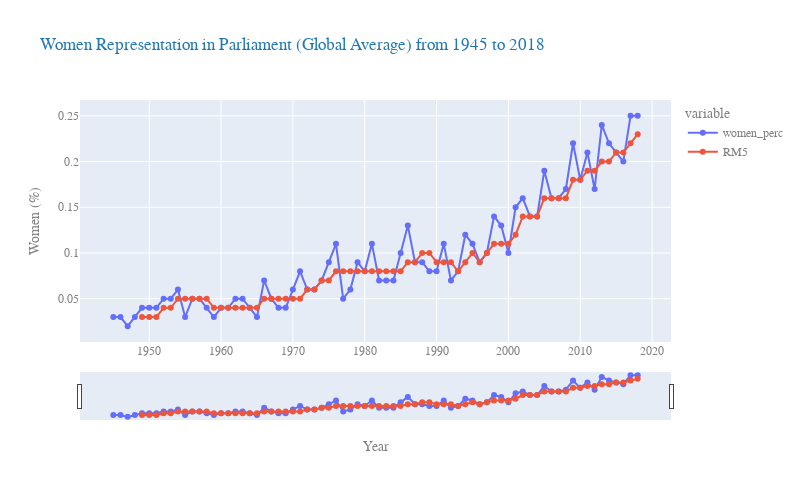

This figure's notebook cell:
### Markdown cell above
### Yearly Global Average (1945 - 2018)

### Code cell
# read data
df_avg_year = pd.read_csv('./data/avg_yearly.csv')

# plotly line plot
fig = px.line(df_avg_year, x='year', y=['women_perc','RM5'],
            title='Women Representation in Parliament (Global Average) from 1945 to 2018',
            markers=True,
            labels=dict(year='Year', women_perc='Participation (%)')
            )
fig.update_yaxes(title_text='Women (%)')
fig.update_layout(
        font_family="Courier New",
        font_color="grey",
        title_font_family="Courier New",
        title_font_color="#1f77b4",
        legend_title_font_color="grey",
        autosize=False,
        width=800,
        height=500
    )
fig.update_xaxes(nticks=10)
fig.update_xaxes(rangeslider_visible=True)

fig.show()

### Figure 1 — Plotly figure (JSON) as saved in the notebook; plotly's stock layout.template omitted (floating-point values rounded to 4 significant figures)
{"data": [{"hovertemplate": "variable=women_perc<br>Year=%{x}<br>value=%{y}<extra></extra>", "legendgroup": "women_perc", "line": {"color": "#636efa", "dash": "solid"}, "marker": {"symbol": "circle"}, "mode": "lines+markers", "name": "women_perc", "orientation": "v", "showlegend": true, "type": "scatter", "x": [1945, 1946, 1947, 1948, 1949, 1950, 1951, 1952, 1953, 1954, 1955, 1956, 1957, 1958, 1959, 1960, 1961, 1962, 1963, 1964, 1965, 1966, 1967, 1968, 1969, 1970, 1971, 1972, 1973, 1974, 1975, 1976, 1977, 1978, 1979, 1980, 1981, 1982, 1983, 1984, 1985, 1986, 1987, 1988, 1989, 1990, 1991, 1992, 1993, 1994, 1995, 1996, 1997, 1998, 1999, 2000, 2001, 2002, 2003, 2004, 2005, 2006, 2007, 2008, 2009, 2010, 2011, 2012, 2013, 2014, 2015, 2016, 2017, 2018], "xaxis": "x", "y": [0.03, 0.03, 0.02, 0.03, 0.04, 0.04, 0.04, 0.05, 0.05, 0.06, 0.03, 0.05, 0.05, 0.04, 0.03, 0.04, 0.04, 0.05, 0.05, 0.04, 0.03, 0.07, 0.05, 0.04, 0.04, 0.06, 0.08, 0.06, 0.06, 0.07, 0.09, 0.11, 0.05, 0.06, 0.09, 0.08, 0.11, 0.07, 0.07, 0.07, 0.1, 0.13, 0.09, 0.09, 0.08, 0.08, 0.11, 0.07, 0.08, 0.12, 0.11, 0.09, 0.1, 0.14, 0.13, 0.1, 0.15, 0.16, 0.14, 0.14, 0.19, 0.16, 0.16, 0.17, 0.22, 0.18, 0.21, 0.17, 0.24, 0.22, 0.21, 0.2, 0.25, 0.25], "yaxis": "y"}, {"hovertemplate": "variable=RM5<br>Year=%{x}<br>value=%{y}<extra></extra>", "legendgroup": "RM5", "line": {"color": "#EF553B", "dash": "solid"}, "marker": {"symbol": "circle"}, "mode": "lines+markers", "name": "RM5", "orientation": "v", "showlegend": true, "type": "scatter", "x": [1945, 1946, 1947, 1948, 1949, 1950, 1951, 1952, 1953, 1954, 1955, 1956, 1957, 1958, 1959, 1960, 1961, 1962, 1963, 1964, 1965, 1966, 1967, 1968, 1969, 1970, 1971, 1972, 1973, 1974, 1975, 1976, 1977, 1978, 1979, 1980, 1981, 1982, 1983, 1984, 1985, 1986, 1987, 1988, 1989, 1990, 1991, 1992, 1993, 1994, 1995, 1996, 1997, 1998, 1999, 2000, 2001, 2002, 2003, 2004, 2005, 2006, 2007, 2008, 2009, 2010, 2011, 2012, 2013, 2014, 2015, 2016, 2017, 2018], "xaxis": "x", "y": [null, null, null, null, 0.03, 0.03, 0.03, 0.04, 0.04, 0.05, 0.05, 0.05, 0.05, 0.05, 0.04, 0.04, 0.04, 0.04, 0.04, 0.04, 0.04, 0.05, 0.05, 0.05, 0.05, 0.05, 0.05, 0.06, 0.06, 0.07, 0.07, 0.08, 0.08, 0.08, 0.08, 0.08, 0.08, 0.08, 0.08, 0.08, 0.08, 0.09, 0.09, 0.1, 0.1, 0.09, 0.09, 0.09, 0.08, 0.09, 0.1, 0.09, 0.1, 0.11, 0.11, 0.11, 0.12, 0.14, 0.14, 0.14, 0.16, 0.16, 0.16, 0.16, 0.18, 0.18, 0.19, 0.19, 0.2, 0.2, 0.21, 0.21, 0.22, 0.23], "yaxis": "y"}], "layout": {"autosize": false, "font": {"color": "grey", "family": "Courier New"}, "height": 500, "legend": {"title": {"font": {"color": "grey"}, "text": "variable"}, "tracegroupgap": 0}, "title": {"font": {"color": "#1f77b4", "family": "Courier New"}, "text": "Women Representation in Parliament (Global Average) from 1945 to 2018"}, "width": 800, "xaxis": {"anchor": "y", "domain": [0, 1], "nticks": 10, "rangeslider": {"visible": true}, "title": {"text": "Year"}}, "yaxis": {"anchor": "x", "domain": [0, 1], "title": {"text": "Women (%)"}}}}
